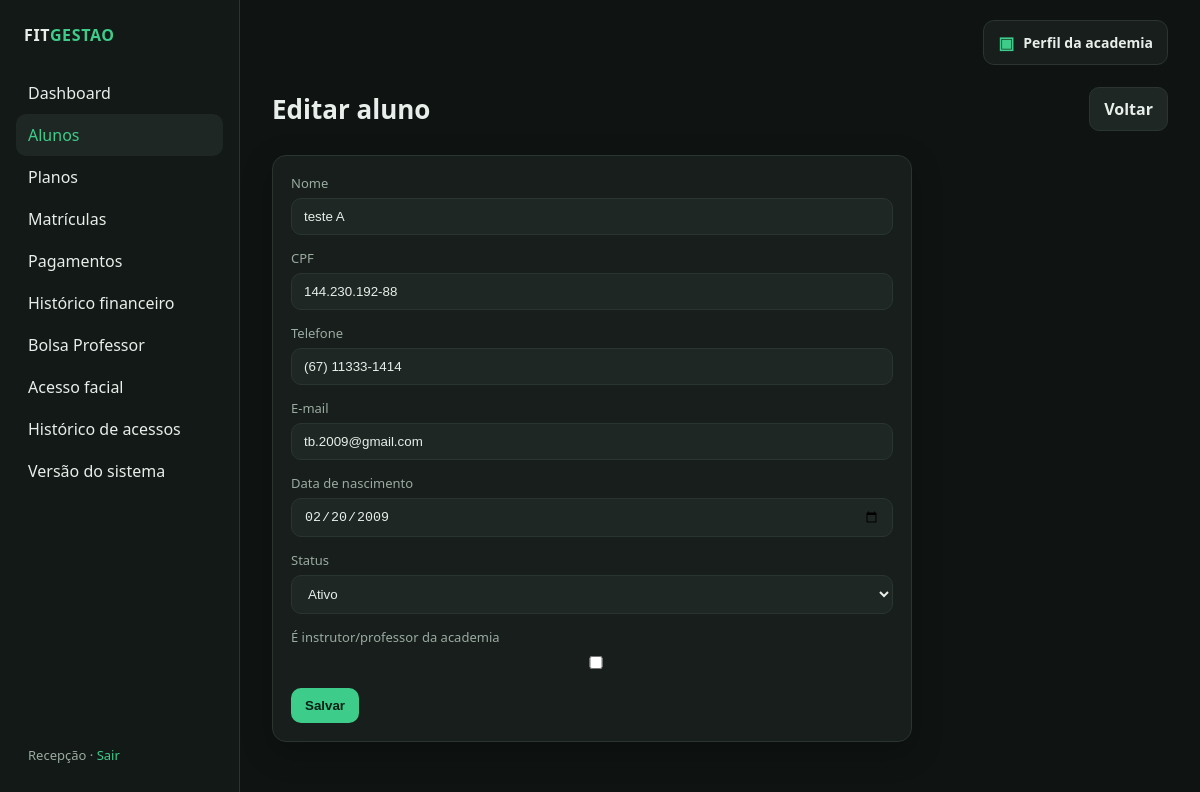
The page /alunos/1/editar (signed in) on the database its author committed.
### app/models.py (models this page shows)
class User(UserMixin, db.Model):
    id = db.Column(db.Integer, primary_key=True)
    username = db.Column(db.String(80), unique=True, nullable=False)
    name = db.Column(db.String(120), nullable=False)
    password_hash = db.Column(db.String(255), nullable=False)
    payments = db.relationship("Payment", backref="registered_by", lazy=True)

class Student(db.Model):
    id = db.Column(db.Integer, primary_key=True)
    name = db.Column(db.String(120), nullable=False)
    document = db.Column(db.String(20), unique=True, nullable=False)
    phone = db.Column(db.String(30), nullable=True)
    email = db.Column(db.String(120), nullable=True)
    birth_date = db.Column(db.Date, nullable=True)
    status = db.Column(db.String(20), nullable=False, default="ativo")
    is_instructor = db.Column(db.Boolean, nullable=False, default=False)
    controlid_user_id = db.Column(db.Integer, unique=True, nullable=True)
    face_registered = db.Column(db.Boolean, nullable=False, default=False)
    created_at = db.Column(db.DateTime, server_default=db.func.now())
    enrollments = db.relationship(
        "Enrollment", backref="student", lazy=True, order_by="Enrollment.start_date.desc()"
    )

### app/routes/students.py (the view, shortened to what this page needs)
@bp.route("/<int:student_id>/editar", methods=["GET", "POST"])
@login_required
def edit(student_id):
    student = Student.query.get_or_404(student_id)
    form = StudentForm(obj=student)
    return render_template(
        "students/form.html", form=form, title="Editar aluno", student=student
    )

### app/forms.py
class StudentForm(FlaskForm):
    name = StringField("Nome", validators=[DataRequired(), Length(max=120)])
    document = StringField("CPF", validators=[DataRequired(), Length(max=20)])
    phone = StringField("Telefone", validators=[Optional(), Length(max=30)])
    email = StringField("E-mail", validators=[Optional(), Email(), Length(max=120)])
    birth_date = DateField("Data de nascimento", validators=[Optional()])
    status = SelectField(
        "Status",
        choices=[("ativo", "Ativo"), ("inativo", "Inativo")],
        default="ativo",
    )
    is_instructor = BooleanField("É instrutor/professor da academia")

### app/templates/students/form.html (shortened to what this page needs)
{% extends "base.html" %}
{% block content %}
<div class="topbar">
  <h1>{{ title }}</h1>
  <a class="btn secondary" href="{{ url_for('students.list_students') }}">Voltar</a>
</div>
<div class="card" style="max-width:640px">
  <form method="post">
    {% for field in [form.name, form.document, form.phone, form.email, form.birth_date, form.status, form.is_instructor] %}
    <div class="field">
      {{ field.label }}
      {{ field() }}
    </div>
    {% endfor %}
    <button class="btn" type="submit">Salvar</button>
  </form>
</div>
{% endblock %}

### app/templates/base.html (shortened to what this page needs)
<!doctype html>
<html lang="pt-BR">
<head>
  <link rel="stylesheet" href="{{ url_for('static', filename='css/style.css') }}">
</head>
<body>
<div class="layout">
  <aside class="sidebar">
    <p class="brand">FIT<span>GESTAO</span></p>
    <nav class="nav">
      <a href="{{ url_for('dashboard.index') }}" class="{{ 'active' if request.endpoint == 'dashboard.index' }}">Dashboard</a>
      <a href="{{ url_for('students.list_students') }}" class="{{ 'active' if request.endpoint and request.endpoint.startswith('students.') }}">Alunos</a>
      <a href="{{ url_for('plans.list_plans') }}" class="{{ 'active' if request.endpoint and request.endpoint.startswith('plans.') }}">Planos</a>
      <a href="{{ url_for('enrollments.list_enrollments') }}" class="{{ 'active' if request.endpoint and request.endpoint.startswith('enrollments.') }}">Matrículas</a>
      <a href="{{ url_for('payments.list_payments') }}" class="{{ 'active' if request.endpoint and request.endpoint.startswith('payments.') }}">Pagamentos</a>
      <a href="{{ url_for('payments.history') }}" class="{{ 'active' if request.endpoint == 'payments.history' }}">Histórico financeiro</a>
      <a href="{{ url_for('scholarships.index') }}" class="{{ 'active' if request.endpoint and request.endpoint.startswith('scholarships.') }}">Bolsa Professor</a>
      <a href="{{ url_for('facial_access.index') }}" class="{{ 'active' if request.endpoint == 'facial_access.index' }}">Acesso facial</a>
      <a href="{{ url_for('facial_access.history') }}" class="{{ 'active' if request.endpoint == 'facial_access.history' }}">Histórico de acessos</a>
      <a href="{{ url_for('system.version') }}" class="{{ 'active' if request.endpoint == 'system.version' }}">Versão do sistema</a>
    </nav>
    <div class="user">
      {{ current_user.name }} · <a href="{{ url_for('auth.logout') }}">Sair</a>
    </div>
  </aside>
  <main class="main">
    <div class="main-top-actions">
      <a class="academy-profile-link {{ 'active' if request.endpoint and request.endpoint.startswith('academy.') }}"
         href="{{ url_for('academy.profile') }}">
        <span class="academy-profile-icon">▣</span>
        <span>Perfil da academia</span>
      </a>
    </div>
    {% block content %}{% endblock %}
  </main>
</div>
</body>
</html>

### app/static/css/style.css (style rules this page uses)
:root { --bg: #0f1412; --panel: #171e1b; --panel-2: #1e2723; --line: #2a3530; --text: #e8eee9; --muted: #9aaba1; --accent: #3dcc8a; --accent-dim: #1f6f4d; --danger: #e05a5a; --warn: #e0b45a; --info: #5aa8e0; --radius: 14px; --shadow: 0 10px 30px rgba(0, 0, 0, 0.28); font-family: "Segoe UI", system-ui, sans-serif; }
* { box-sizing: border-box; }
html, body { margin: 0; min-height: 100%; background: var(--bg); color: var(--text); }
a { color: var(--accent); text-decoration: none; }
.layout { display: grid; grid-template-columns: 240px 1fr; min-height: 100vh; }
.sidebar { background: #121916; border-right: 1px solid var(--line); padding: 24px 16px; display: flex; flex-direction: column; gap: 8px; }
.brand { font-weight: 700; letter-spacing: 0.04em; margin: 0 8px 18px; }
.brand span { color: var(--accent); }
.nav a { display: block; color: var(--text); padding: 10px 12px; border-radius: 10px; text-decoration: none; }
.nav a:hover, .nav a.active { background: var(--panel-2); color: var(--accent); }
.sidebar .user { margin-top: auto; color: var(--muted); font-size: 13px; padding: 12px; }
.main { padding: 28px 32px 48px; }
.topbar { display: flex; justify-content: space-between; align-items: center; gap: 16px; margin-bottom: 24px; }
h1 { margin: 0; font-size: 26px; }
.card { background: var(--panel); border: 1px solid var(--line); border-radius: var(--radius); padding: 18px; box-shadow: var(--shadow); }
input, select, textarea { background: var(--panel-2); border: 1px solid var(--line); color: var(--text); border-radius: 10px; padding: 10px 12px; width: 100%; }
label { display: block; margin-bottom: 6px; color: var(--muted); font-size: 13px; }
.field { margin-bottom: 14px; }
.btn { display: inline-flex; align-items: center; justify-content: center; background: var(--accent); color: #062015; font-weight: 700; border: 0; border-radius: 10px; padding: 10px 14px; cursor: pointer; text-decoration: none; }
.btn.secondary { background: var(--panel-2); color: var(--text); border: 1px solid var(--line); }
.main-top-actions { display: flex; justify-content: flex-end; margin: -8px 0 22px; }
.academy-profile-link { display: inline-flex; align-items: center; gap: 9px; padding: 10px 14px; border: 1px solid var(--line); border-radius: 11px; background: var(--panel); color: var(--text); font-size: 14px; font-weight: 600; text-decoration: none; }
.academy-profile-icon { color: var(--accent); font-size: 17px; }

### rows shown on the page
User: name "Recepção"
Student: name "teste A" "144.230.192-88" "(67) 11333-1414" "tb.2009@gmail.com" "02/20/2009" "Ativo"

### other values the page prints
{{ title }} "Editar aluno"
{{ field.label }} "Nome" "CPF" "Telefone" "E-mail" "Data de nascimento" "Status" "É instrutor/professor da academia"
